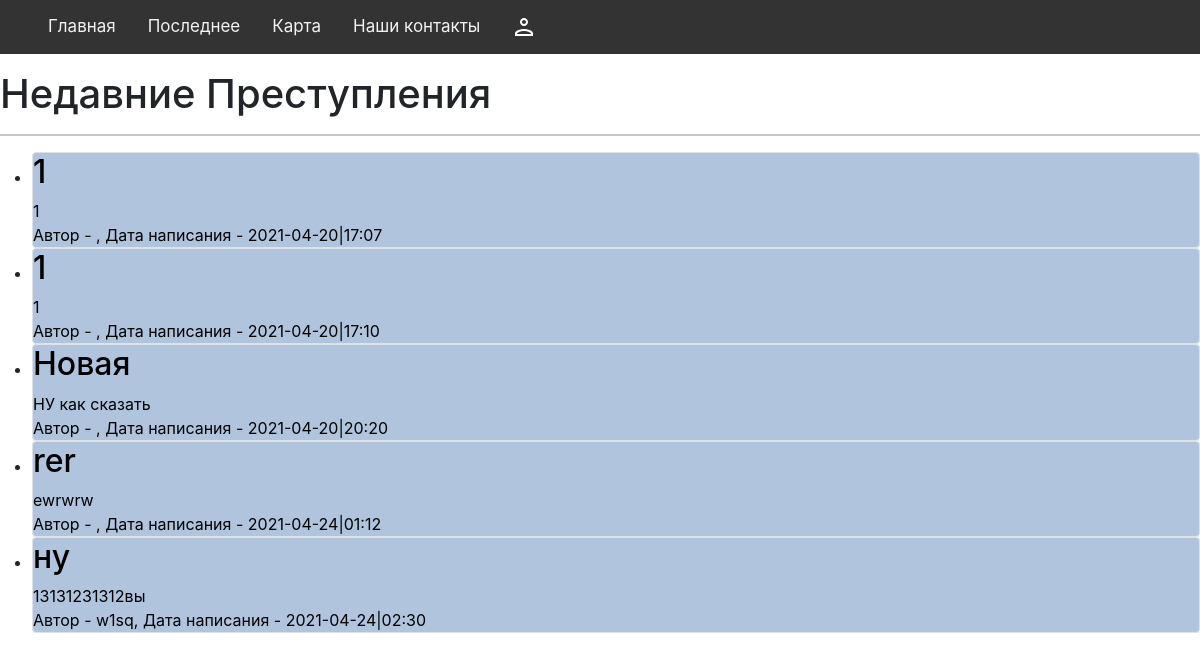
Before: /crimes with the older database file.
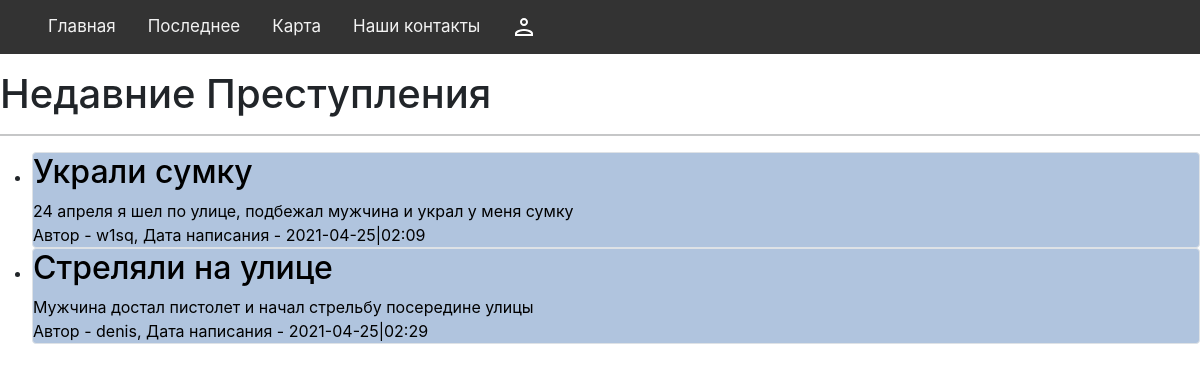
After: the same page with the newer database file.
### data/crimes.py (models this page shows)
class Crimes(SqlAlchemyBase):
    __tablename__ = "crimes"
    id = sqlalchemy.Column(sqlalchemy.Integer, primary_key=True, autoincrement=True)
    kind = sqlalchemy.Column(sqlalchemy.String, nullable=True)
    title = sqlalchemy.Column(sqlalchemy.String, nullable=True)
    adress = sqlalchemy.Column(sqlalchemy.String, nullable=True)
    content = sqlalchemy.Column(sqlalchemy.String, nullable=True)
    created_date = sqlalchemy.Column(sqlalchemy.DateTime, default=datetime.datetime.now)
    user_id = sqlalchemy.Column(sqlalchemy.Integer, sqlalchemy.ForeignKey("users.id"))
    user = orm.relation("User")

### data/users.py (models this page shows, shortened)
class User(SqlAlchemyBase):
    __tablename__ = "users"
    id = sqlalchemy.Column(sqlalchemy.Integer, primary_key=True, autoincrement=True)
    name = sqlalchemy.Column(sqlalchemy.String, nullable=True)
    email = sqlalchemy.Column(sqlalchemy.String, index=True, unique=True, nullable=True)
    hashed_password = sqlalchemy.Column(sqlalchemy.String, nullable=True)
    created_date = sqlalchemy.Column(sqlalchemy.DateTime, default=datetime.datetime.now)
    news = orm.relation("Crimes", back_populates="user")
    questions = orm.relation("Questions", back_populates="user")

### app.py (the view)
@app.route("/crimes")
def listofcrimes():
    db_sess = db_session.create_session()
    crimes = db_sess.query(Crimes).all()
    return render_template(
        "listofcrimes.html", login=logged, crimes=crimes, user_data=user_data
    )

### data/db_session.py (called while the page is built)
def create_session() -> Session:
    global __factory
    return __factory()

### templates/listofcrimes.html (shortened to what this page needs)
{% extends 'base.html' %}
{% block content %}
<h1>Недавние Преступления</h1>
<hr>
<ul>
    {% for item in crimes %} <li>
        <a href="/crimes/{{item.id}}" style="color: black;">
            {% if item.user_id == user_data.id %}
            <div class="col-md6 border rounded" name='crime' id='crime' style="background-color: lightgreen ;">
                <div class="col-md6 border rounded" name='crime' id='crime' style="background-color: black ;"></div>
                <h2>{{item.title}}</h2>
                <div>
                    {{item.content}}
                </div>
                <div>
                    Автор - {{item.user.name}}, Дата написания - {{item.created_date.isoformat("|","minutes")}}
                </div>
                {% else %}
                <div class="col-md6 border rounded" name='crime' id='crime' style="background-color: lightsteelblue ;">
                    <h2>{{item.title}}</h2>
                    <div>
                        {{item.content}}
                    </div>
                    <div>
                        Автор - {{item.user.name}}, Дата написания - {{item.created_date.isoformat("|","minutes")}}
                    </div>
                </div>
                {% endif %}
        </a>
    </li>
    {% endfor %}
</ul>
{% endblock %}

### templates/base.html (shortened to what this page needs)
<!DOCTYPE html>
<html lang="en">
<head>
    <link type="text/css" href="{{ url_for('static', filename='css/main.css') }}" rel="stylesheet">
    <link type="text/css" href="{{ url_for('static', filename='css/nav_bar.css') }}" rel="stylesheet">
    <link type="text/css" href="{{ url_for('static', filename='css/contact.css') }}" rel="stylesheet">
    <link rel="stylesheet" href="https://cdn.jsdelivr.net/npm/bootstrap@5.0.0-beta1/dist/css/bootstrap.min.css"
>
    <link rel="stylesheet" href="https://maxcdn.bootstrapcdn.com/bootstrap/4.0.0/css/bootstrap.min.css"
>
</head>
<body>
    {%- block mainmenu -%}
    <ul class="navigation">
        <a href="/">Главная</a>
        <a href="/crimes">Последнее</a>
        <a href="/map">Карта</a>
        <a href="/contact"> Наши контакты </a>
        {% if login %}
        <a href="/profile/{{user_data.id}}" class="login"><svg xmlns="http://www.w3.org/2000/svg" x="0px" y="0px"
                width="24" height="24" viewBox="0 0 172 172" style=" fill:#000000;">
                <g fill="none" fill-rule="nonzero" stroke="none" stroke-width="1" stroke-linecap="butt"
                    stroke-linejoin="miter" stroke-miterlimit="10" stroke-dasharray="" stroke-dashoffset="0"
                    font-family="none" font-weight="none" font-size="none" text-anchor="none"
                    style="mix-blend-mode: normal">
                    <path d="M0,172v-172h172v172z" fill="none"></path>
                    <g fill="#ffffff">
                        <path
                            d="M86,21.5c-15.83216,0 -28.66667,12.8345 -28.66667,28.66667c0,15.83216 12.8345,28.66667 28.66667,28.66667c15.83216,0 28.66667,-12.8345 28.66667,-28.66667c0,-15.83216 -12.8345,-28.66667 -28.66667,-28.66667zM86,100.33333c-21.52867,0 -64.5,10.80733 -64.5,32.25v17.91667h129v-17.91667c0,-21.44267 -42.97133,-32.25 -64.5,-32.25z">
                        </path>
                    </g>
                </g>
            </svg></a>
        {% else %}
        <a href="/login" class="login"></a>
        {% endif %}
    </ul>
    {% endblock mainmenu %}
    {% block content -%}
    {% endblock -%}
</body>
</html>

### static/css/nav_bar.css (style rules this page uses)
.navigation { background-color: #333; overflow: hidden; }
.navigation a { float: left; color: #f2f2f2; text-align: center; padding: 14px 16px; text-decoration: none; font-size: 17px; }
.login { left: 0px; }

Changed rows visible on the page:
removed Crimes: title "1", content "1", created_date "2021-04-20|17:07"
removed Crimes: title "1", content "1", created_date "2021-04-20|17:10"
removed Crimes: title "Новая", content "НУ как сказать", created_date "2021-04-20|20:20"
removed Crimes: title "rer", content "ewrwrw", created_date "2021-04-24|01:12"
removed Crimes: title "ну", content "13131231312вы", user.name "w1sq", created_date "2021-04-24|02:30"
added Crimes: title "Украли сумку", content "24 апреля я шел по улице, подбежал мужчина и украл у меня сумку", user.name "w1sq", created_date "2021-04-25|02:09"
added Crimes: title "Стреляли на улице", content "Мужчина достал пистолет и начал стрельбу посередине улицы", user.name "denis", created_date "2021-04-25|02:29"
